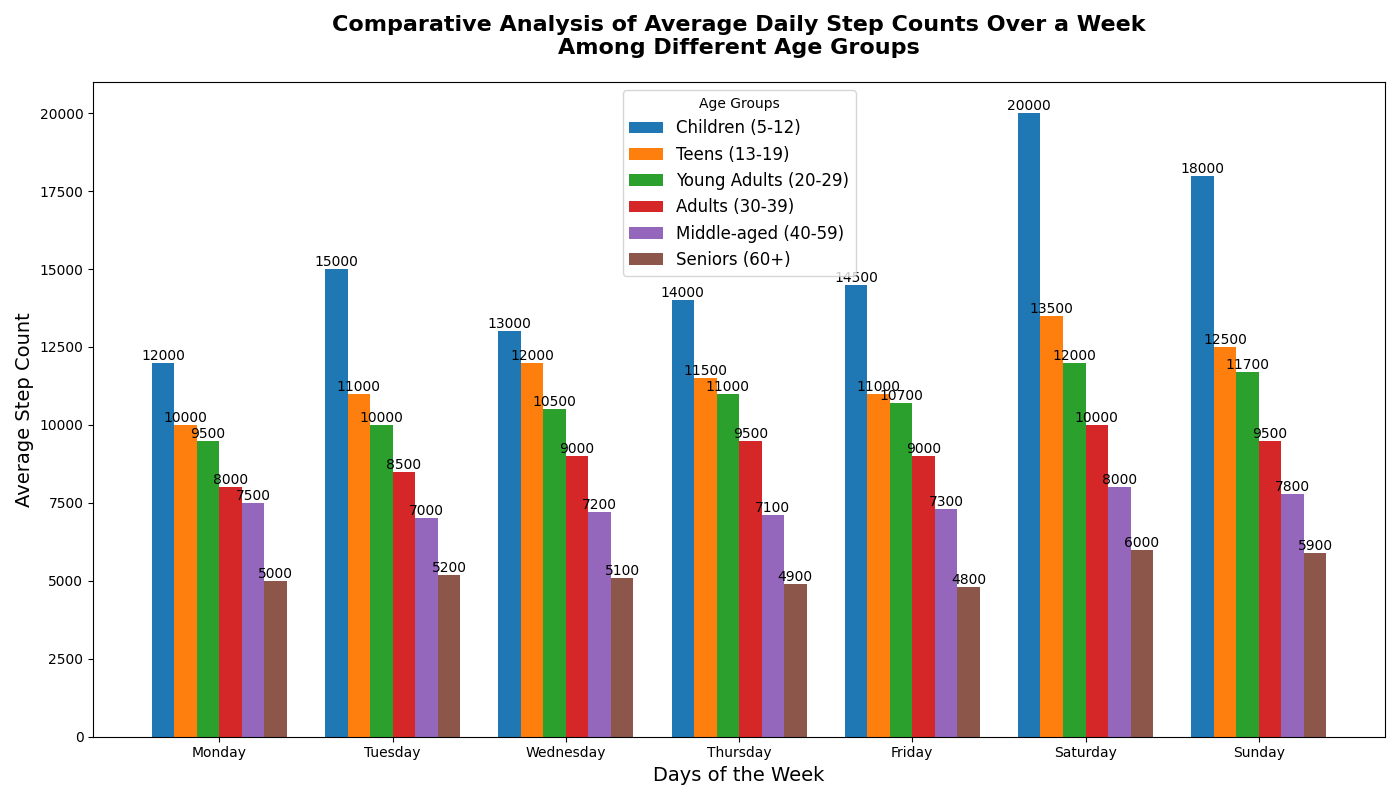

Python code for this plot:
import matplotlib.pyplot as plt
import numpy as np

# Age groups (Including additional 'Young Adults (20-29)' for more granularity)
age_groups = [
    'Children (5-12)', 
    'Teens (13-19)', 
    'Young Adults (20-29)', 
    'Adults (30-39)', 
    'Middle-aged (40-59)', 
    'Seniors (60+)'
]

# Days of the week
days = ['Monday', 'Tuesday', 'Wednesday', 'Thursday', 'Friday', 'Saturday', 'Sunday']

# Average daily step counts for each age group over a week
step_counts = np.array([
    [12000, 15000, 13000, 14000, 14500, 20000, 18000],  # Children
    [10000, 11000, 12000, 11500, 11000, 13500, 12500],  # Teens
    [9500, 10000, 10500, 11000, 10700, 12000, 11700],   # Young Adults
    [8000, 8500, 9000, 9500, 9000, 10000, 9500],        # Adults
    [7500, 7000, 7200, 7100, 7300, 8000, 7800],         # Middle-aged
    [5000, 5200, 5100, 4900, 4800, 6000, 5900]          # Seniors
])

# Setting up the figure and axis
fig, ax = plt.subplots(figsize=(14, 8))
bar_width = 0.13
index = np.arange(len(days))

# Create the bars for each age group
bars = []
for i, group in enumerate(age_groups):
    bars.append(
        ax.bar(index + i * bar_width, step_counts[i], bar_width, label=group)
    )

# Add title, labels, and legend
plt.title("Comparative Analysis of Average Daily Step Counts Over a Week\nAmong Different Age Groups", 
          fontsize=16, fontweight='bold', pad=20)
plt.xlabel("Days of the Week", fontsize=14)
plt.ylabel("Average Step Count", fontsize=14)
plt.xticks(index + bar_width * 2.5, days)  # Adjusting position for added group
plt.legend(title="Age Groups", fontsize=12)

# Annotate each bar with its value
for bar_group in bars:
    for bar in bar_group:
        height = bar.get_height()
        ax.text(bar.get_x() + bar.get_width() / 2, height, f'{int(height)}', 
                ha='center', va='bottom', fontsize=10)

# Tight layout for preventing overlap
plt.tight_layout()

# Display the plot
plt.show()
